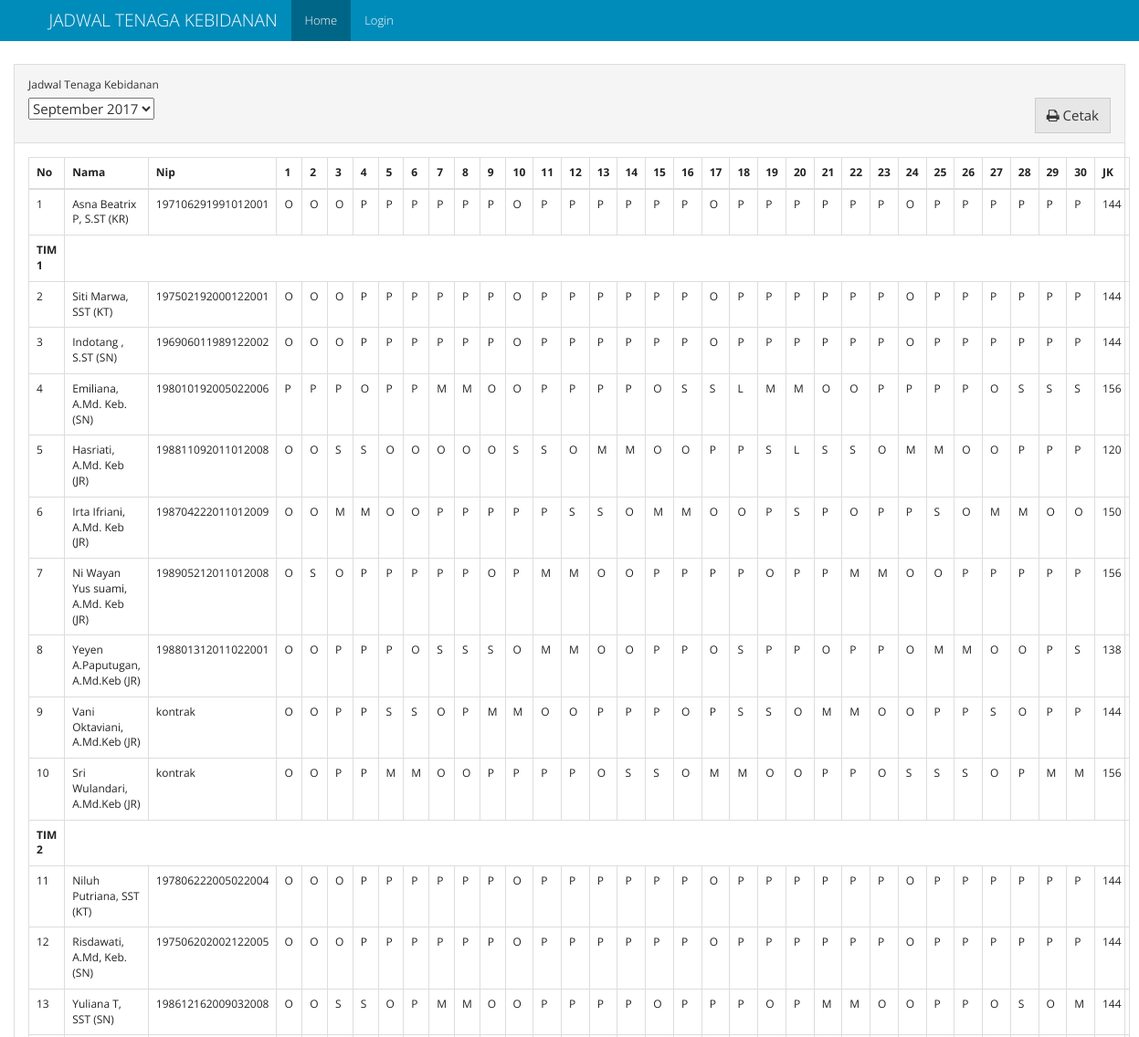
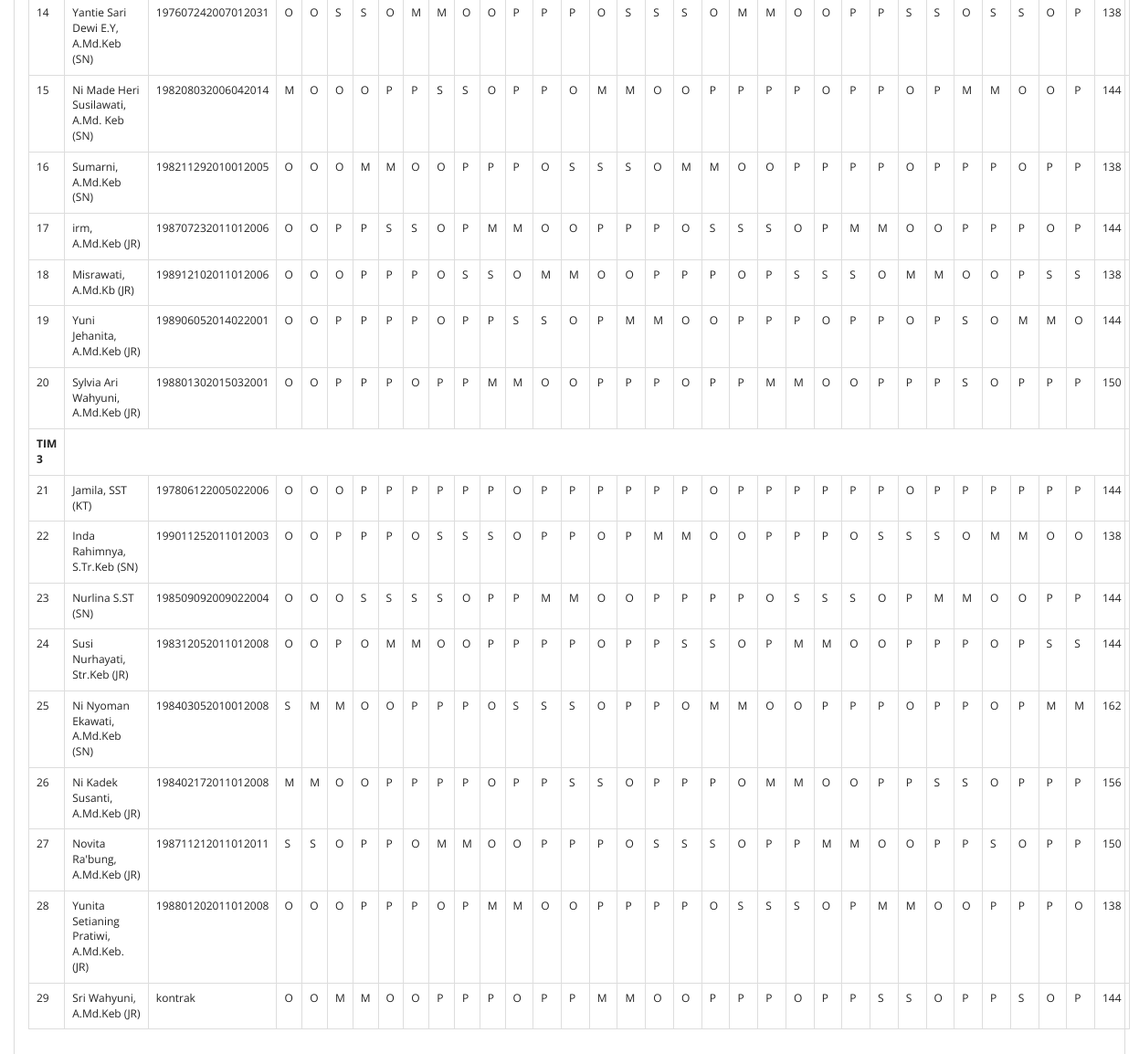
The page / on the database its author committed (2 pictures, top to bottom).
### models.py (models this page shows, shortened)
class Schedules(db.Model):
    id = db.Column(db.Integer, primary_key=True)
    periode_id = db.Column(db.Integer, db.ForeignKey("periode.id"), nullable=False)
    bidan_id = db.Column(db.Integer, db.ForeignKey("bidan.id", ondelete='SET NULL'), nullable=True)
    shift = db.Column(db.Text, default="", nullable=True)
    rest_shift = db.Column(db.Text, default="CLEAR", nullable=True)
    name = db.Column(db.String(50), nullable=True)
    nip = db.Column(db.String(20), nullable=True)
    officer = db.Column(db.String(20), nullable=True)
    tim = db.Column(db.String(10), nullable=True)

### views.py (the view)
@app.route("/", methods=['GET', 'POST'])
def homepage():
    table_query = Schedules.query \
        .join(Periode) \
        .add_columns(Schedules.id.label("schedule_id"), Schedules.officer, Schedules.nip, Schedules.name, Schedules.shift, Schedules.rest_shift, Schedules.tim, Periode.id, Periode.periode)
    table_periode = table_query.order_by(Periode.periode.desc()).group_by(Periode.periode).all()
    list_periode = []
    for periode in table_periode:
        pr = {}
        pr["id"] = periode.periode.strftime("%Y-%m-%d")
        pr["periode"] = periode.periode.strftime("%B %Y")
        list_periode.append(pr)
    if request.method == 'POST':
        periode_periode = request.form["select-periode"]
    else:
        periode_periode = list_periode[0]["id"]
    periode_split = periode_periode.split("-")
    periode_date = datetime.date(int(periode_split[0]), int(periode_split[1]), 1)
    days = calendar.monthrange(periode_date.year, periode_date.month)[1]
    kt = [shift_list(table_query.filter((Schedules.officer == "KT") & (Schedules.tim == "tim1")).filter(Periode.periode == periode_date).all()),
          shift_list(table_query.filter((Schedules.officer == "KT") & (Schedules.tim == "tim2")).filter(Periode.periode == periode_date).all()),
          shift_list(table_query.filter((Schedules.officer == "KT") & (Schedules.tim == "tim3")).filter(Periode.periode == periode_date).all())]
    tim = [shift_list(table_query.filter((Schedules.tim == "tim1") & (Schedules.officer != "KT")).filter(Periode.periode == periode_date).order_by(Schedules.bidan_id.asc()).all()),
           shift_list(table_query.filter((Schedules.tim == "tim2") & (Schedules.officer != "KT")).filter(Periode.periode == periode_date).order_by(Schedules.bidan_id.asc()).all()),
           shift_list(table_query.filter((Schedules.tim == "tim3") & (Schedules.officer != "KT")).filter(Periode.periode == periode_date).order_by(Schedules.bidan_id.asc()).all())]
    periode_schedule = {"kr": shift_list(table_query.filter(Schedules.officer == "KR").filter(Periode.periode == periode_date).all()),
                        "kt": kt, "tim": tim}
    return render_template('home.html', periode=list_periode, table=periode_schedule, periode_value=periode_periode, days=days)

### app.py (called while the page is built)
@app.before_request
def _before_request():
    g.user = current_user

### views.py (called while the page is built)
def shift_list(obj):
    new_obj = []
    for result in obj:
        temp_obj = {}
        temp_obj["id"] = result.id
        temp_obj["name"] = result.name
        temp_obj["officer"] = result.officer
        temp_obj["tim"] = result.tim
        temp_obj["nip"] = result.nip
        shift = ''.join(result.shift.split())
        if shift != "" and shift != "CLEAR":
            temp_obj["shift"] = result.shift.split(",")
        else:
            temp_obj["shift"] = None
        rest_shift = ''.join(result.rest_shift.split())
        if rest_shift != "" and rest_shift != "CLEAR":
            temp_obj["rest_shift"] = result.rest_shift.split(",")
        else:
            temp_obj["rest_shift"] = None
        temp_obj['total_jam_kerja'] = get_hours_total(temp_obj)
        temp_obj["schedule_id"] = result.schedule_id
        new_obj.append(temp_obj)
    return new_obj

### templates/home.html (shortened to what this page needs)
{% extends "base.html" %}
{% from "macro/shift_element.html" import shift_element %}
{% block class_container %}container-fluid{% endblock %}
{% block nav_home %} active {% endblock %}
{%  block content %}
<div class="panel panel-default">
		  <div class="panel-heading">
		  	  <div class="form-group">
		    <label for="select-periode">Jadwal Tenaga Kebidanan</label>
				  <form action="/" id="form-periode" class="form form-inline" method="post">
					  <select  name="select-periode" id="select-periode">
						{% for pr in periode %}
							<option value="{{pr['id']}}">{{pr['periode']}}</option>
						{% endfor %}
					  </select>
                      <button id="cetak-jadwal" class="btn btn-default pull-right"> <i class="fa fa-print" aria-hidden="true"></i>  Cetak</button>
				  </form>
		  </div>
		  </div>
		  <div class="panel-body">
                <table class="table table-bordered table-responsive">
                  <thead>
                    <tr>
                      <th>No</th>
                      <th>Nama</th>
                      <th>Nip</th>
                      {% for i in range(days) %}
                        <th>{{loop.index}}</th>
                      {% endfor %}
                        <th>JK</th>
                    </tr>
                  </thead>
                  <tbody>
                    <tr>
                      <td class="table-number">-</td>
                      {% for table in table['kr'] %}
                          <td>{{ table.name }} ({{table.officer}})</td>
                          <td>{{ table.nip|default('<unknown>', True) }}</td>
                          {{ shift_element(table,days) }}
                        <td>{{ table.total_jam_kerja}}</td>
                      {% endfor %}
                    </tr>
                    {% for i in range(0, (table['kt']) | length) %}
                        <tr>
                          <td><strong>TIM {{ loop.index }}</strong></td>
                        </tr>
                        <tr>
                          <td class="table-number">-</td>
                          {% for table in table['kt'][i] %}
                              <td>{{ table.name }} ({{table.officer}})</td>
                              <td>{{ table.nip|default('<unknown>', True) }}</td>
                              {{ shift_element(table,days) }}
                            <td>{{ table.total_jam_kerja}}</td>
                          {% endfor %}
                        </tr>
                        {% for table in table['tim'][i] %}
                          <tr>
                              <td class="table-number">-</td>
                              <td>{{ table.name }} ({{table.officer}})</td>
                              <td>{{ table.nip|default('<unknown>', True) }}</td>
                              {{ shift_element(table,days) }}
                              <td>{{ table.total_jam_kerja}}</td>
                          </tr>
                        {% endfor %}
                    {% endfor %}
                  </tbody>
                </table>
		  </div>
		</div>
{% endblock %}

### templates/base.html (shortened to what this page needs)
<!DOCTYPE html>
<html lang="en">
<head>
    <link rel="stylesheet" href="{{ url_for('static', filename='css/bootstrap.min.css')}}">
    <link rel="stylesheet" href="{{ url_for('static', filename='css/font-awesome.css')}}">
</head>
<body>
<nav class="navbar navbar-inverse navbar-fixed-top">
    <div class="container">
        <div class="navbar-header">
            <a class="navbar-brand" href="#">{% block branding %}JADWAL TENAGA KEBIDANAN{% endblock %}</a>
        </div>
        <div id="navbar" class="collapse navbar-collapse">
            <ul class="nav navbar-nav">
                <li class="{% block nav_home %}{% endblock %}"><a href="{{ url_for('homepage') }}">Home</a></li>
                {% if g.user.is_authenticated %}
                    <li class="{% block nav_penjadwalan %}{% endblock %}"><a href="{{ url_for('penjadwalan') }}">Penjadwalan</a></li>
                    <li class="{% block nav_setting %}{% endblock %}"><a href="{{ url_for('setting') }}">Pengaturan Proses</a></li>
                    <li class=""><a href="/admin/">Admin</a></li>
                    <li><a href="{{ url_for('logout') }}">Logout</a></li>
                {% else %}
                    <li class="{% block nav_login %}{% endblock %}"><a href="{{ url_for('login') }}">Login</a></li>
                {% endif %}
            </ul>
        </div>
    </div>
</nav>
<div class="{% block class_container %}container{% endblock %}" style="margin-top: 70px;">
    {% block content %}
    {% endblock %}
</div>
</body>
</html>

### templates/macro/shift_element.html
{% macro shift_element(table,days) %}
  {% if table.rest_shift %}
    {% for i in range(days) %}
        {% if table.rest_shift[i] != '-' %}
            <td><strong>{{ table.rest_shift[i] }}</strong></td>
        {% else %}
            {% if table.shift %}
                <td>{{ table.shift[i] }}</td>
            {% else %}
                <td><strong>-</strong></td>
            {% endif %}
        {% endif %}
    {% endfor %}
  {% elif table.shift %}
    {% for i in range(days) %}
        <td>{{ table.shift[i] }}</td>
    {% endfor %}
  {% else %}
    {% for i in range(days) %}
        <td>-</td>
    {% endfor %}
  {% endif %}
{% endmacro %}

### rows shown on the page
Schedules: name "Asna Beatrix P, S.ST", officer "KR", nip "197106291991012001", shift "O" "O" "O" "P" "P" "P" "P" "P" "P" "O" "P" "P" "P" "P" "P" "P" "O" "P" "P" "P" "P" "P" "P" "O" "P" "P" "P" "P" "P" "P", total_jam_kerja "144"
Schedules: name "Siti Marwa, SST", officer "KT", nip "197502192000122001", shift "O" "O" "O" "P" "P" "P" "P" "P" "P" "O" "P" "P" "P" "P" "P" "P" "O" "P" "P" "P" "P" "P" "P" "O" "P" "P" "P" "P" "P" "P", total_jam_kerja "144"
Schedules: name "Indotang , S.ST", officer "SN", nip "196906011989122002", shift "O" "O" "O" "P" "P" "P" "P" "P" "P" "O" "P" "P" "P" "P" "P" "P" "O" "P" "P" "P" "P" "P" "P" "O" "P" "P" "P" "P" "P" "P", total_jam_kerja "144"
Schedules: name "Emiliana, A.Md. Keb.", officer "SN", nip "198010192005022006", shift "P" "P" "P" "O" "P" "P" "M" "M" "O" "O" "P" "P" "P" "P" "O" "S" "S" "L" "M" "M" "O" "O" "P" "P" "P" "P" "O" "S" "S" "S", total_jam_kerja "156"
Schedules: name "Hasriati, A.Md. Keb", officer "JR", nip "198811092011012008", shift "O" "O" "S" "S" "O" "O" "O" "O" "O" "S" "S" "O" "M" "M" "O" "O" "P" "P" "S" "L" "S" "S" "O" "M" "M" "O" "O" "P" "P" "P", total_jam_kerja "120"
Schedules: name "Irta Ifriani, A.Md. Keb", officer "JR", nip "198704222011012009", shift "O" "O" "M" "M" "O" "O" "P" "P" "P" "P" "P" "S" "S" "O" "M" "M" "O" "O" "P" "S" "P" "O" "P" "P" "S" "O" "M" "M" "O" "O", total_jam_kerja "150"
Schedules: name "Ni Wayan Yus suami, A.Md. Keb", officer "JR", nip "198905212011012008", shift "O" "S" "O" "P" "P" "P" "P" "P" "O" "P" "M" "M" "O" "O" "P" "P" "P" "P" "O" "P" "P" "M" "M" "O" "O" "P" "P" "P" "P" "P", total_jam_kerja "156"
Schedules: name "Yeyen A.Paputugan, A.Md.Keb", officer "JR", nip "198801312011022001", shift "O" "O" "P" "P" "P" "O" "S" "S" "S" "O" "M" "M" "O" "O" "P" "P" "O" "S" "P" "P" "O" "P" "P" "O" "M" "M" "O" "O" "P" "S", total_jam_kerja "138"
Schedules: name "Vani Oktaviani, A.Md.Keb", officer "JR", nip "kontrak", shift "O" "O" "P" "P" "S" "S" "O" "P" "M" "M" "O" "O" "P" "P" "P" "O" "P" "S" "S" "O" "M" "M" "O" "O" "P" "P" "S" "O" "P" "P", total_jam_kerja "144"
Schedules: name "Sri Wulandari, A.Md.Keb", officer "JR", nip "kontrak", shift "O" "O" "P" "P" "M" "M" "O" "O" "P" "P" "P" "P" "O" "S" "S" "O" "M" "M" "O" "O" "P" "P" "O" "S" "S" "S" "O" "P" "M" "M", total_jam_kerja "156"
Schedules: name "Niluh Putriana, SST", officer "KT", nip "197806222005022004", shift "O" "O" "O" "P" "P" "P" "P" "P" "P" "O" "P" "P" "P" "P" "P" "P" "O" "P" "P" "P" "P" "P" "P" "O" "P" "P" "P" "P" "P" "P", total_jam_kerja "144"
Schedules: name "Risdawati, A.Md, Keb.", officer "SN", nip "197506202002122005", shift "O" "O" "O" "P" "P" "P" "P" "P" "P" "O" "P" "P" "P" "P" "P" "P" "O" "P" "P" "P" "P" "P" "P" "O" "P" "P" "P" "P" "P" "P", total_jam_kerja "144"
Schedules: name "Yuliana T, SST", officer "SN", nip "198612162009032008", shift "O" "O" "S" "S" "O" "P" "M" "M" "O" "O" "P" "P" "P" "P" "O" "P" "P" "P" "O" "P" "M" "M" "O" "O" "P" "P" "O" "S" "O" "M", total_jam_kerja "144"
Schedules: name "Yantie Sari Dewi E.Y, A.Md.Keb", officer "SN", nip "197607242007012031", shift "O" "O" "S" "S" "O" "M" "M" "O" "O" "P" "P" "P" "O" "S" "S" "S" "O" "M" "M" "O" "O" "P" "P" "S" "S" "O" "S" "S" "O" "P", total_jam_kerja "138"
Schedules: name "Ni Made Heri Susilawati, A.Md. Keb", officer "SN", nip "198208032006042014", shift "M" "O" "O" "O" "P" "P" "S" "S" "O" "P" "P" "O" "M" "M" "O" "O" "P" "P" "P" "P" "O" "P" "P" "O" "P" "M" "M" "O" "O" "P", total_jam_kerja "144"
Schedules: name "Sumarni, A.Md.Keb", officer "SN", nip "198211292010012005", shift "O" "O" "O" "M" "M" "O" "O" "P" "P" "P" "O" "S" "S" "S" "O" "M" "M" "O" "O" "P" "P" "P" "P" "O" "P" "P" "P" "O" "P" "P", total_jam_kerja "138"
Schedules: name "irm, A.Md.Keb", officer "JR", nip "198707232011012006", shift "O" "O" "P" "P" "S" "S" "O" "P" "M" "M" "O" "O" "P" "P" "P" "O" "S" "S" "S" "O" "P" "M" "M" "O" "O" "P" "P" "P" "O" "P", total_jam_kerja "144"
Schedules: name "Misrawati, A.Md.Kb", officer "JR", nip "198912102011012006", shift "O" "O" "O" "P" "P" "P" "O" "S" "S" "O" "M" "M" "O" "O" "P" "P" "P" "O" "P" "S" "S" "S" "O" "M" "M" "O" "O" "P" "S" "S", total_jam_kerja "138"
Schedules: name "Yuni Jehanita, A.Md.Keb", officer "JR", nip "198906052014022001", shift "O" "O" "P" "P" "P" "P" "O" "P" "P" "S" "S" "O" "P" "M" "M" "O" "O" "P" "P" "P" "O" "P" "P" "O" "P" "S" "O" "M" "M" "O", total_jam_kerja "144"
Schedules: name "Sylvia Ari Wahyuni, A.Md.Keb", officer "JR", nip "198801302015032001", shift "O" "O" "P" "P" "P" "O" "P" "P" "M" "M" "O" "O" "P" "P" "P" "O" "P" "P" "M" "M" "O" "O" "P" "P" "P" "S" "O" "P" "P" "P", total_jam_kerja "150"
Schedules: name "Jamila, SST", officer "KT", nip "197806122005022006", shift "O" "O" "O" "P" "P" "P" "P" "P" "P" "O" "P" "P" "P" "P" "P" "P" "O" "P" "P" "P" "P" "P" "P" "O" "P" "P" "P" "P" "P" "P", total_jam_kerja "144"
Schedules: name "Inda Rahimnya, S.Tr.Keb", officer "SN", nip "199011252011012003", shift "O" "O" "P" "P" "P" "O" "S" "S" "S" "O" "P" "P" "O" "P" "M" "M" "O" "O" "P" "P" "P" "O" "S" "S" "S" "O" "M" "M" "O" "O", total_jam_kerja "138"
Schedules: name "Nurlina S.ST", officer "SN", nip "198509092009022004", shift "O" "O" "O" "S" "S" "S" "S" "O" "P" "P" "M" "M" "O" "O" "P" "P" "P" "P" "O" "S" "S" "S" "O" "P" "M" "M" "O" "O" "P" "P", total_jam_kerja "144"
Schedules: name "Susi Nurhayati, Str.Keb", officer "JR", nip "198312052011012008", shift "O" "O" "P" "O" "M" "M" "O" "O" "P" "P" "P" "P" "O" "P" "P" "S" "S" "O" "P" "M" "M" "O" "O" "P" "P" "P" "O" "P" "S" "S", total_jam_kerja "144"
Schedules: name "Ni Nyoman Ekawati, A.Md.Keb", officer "SN", nip "198403052010012008", shift "S" "M" "M" "O" "O" "P" "P" "P" "O" "S" "S" "S" "O" "P" "P" "O" "M" "M" "O" "O" "P" "P" "P" "O" "P" "P" "O" "P" "M" "M", total_jam_kerja "162"
Schedules: name "Ni Kadek Susanti, A.Md.Keb", officer "JR", nip "198402172011012008", shift "M" "M" "O" "O" "P" "P" "P" "P" "O" "P" "P" "S" "S" "O" "P" "P" "P" "O" "M" "M" "O" "O" "P" "P" "S" "S" "O" "P" "P" "P", total_jam_kerja "156"
Schedules: name "Novita Ra'bung, A.Md.Keb", officer "JR", nip "198711212011012011", shift "S" "S" "O" "P" "P" "O" "M" "M" "O" "O" "P" "P" "P" "O" "S" "S" "S" "O" "P" "P" "M" "M" "O" "O" "P" "P" "S" "O" "P" "P", total_jam_kerja "150"
Schedules: name "Yunita Setianing Pratiwi, A.Md.Keb.", officer "JR", nip "198801202011012008", shift "O" "O" "O" "P" "P" "P" "O" "P" "M" "M" "O" "O" "P" "P" "P" "P" "O" "S" "S" "S" "O" "P" "M" "M" "O" "O" "P" "P" "P" "O", total_jam_kerja "138"
Schedules: name "Sri Wahyuni, A.Md.Keb", officer "JR", nip "kontrak", shift "O" "O" "M" "M" "O" "O" "P" "P" "P" "O" "P" "P" "M" "M" "O" "O" "P" "P" "P" "O" "P" "P" "S" "S" "O" "P" "P" "S" "O" "P", total_jam_kerja "144"

### other values the page prints
form field select-periode "September 2017"
